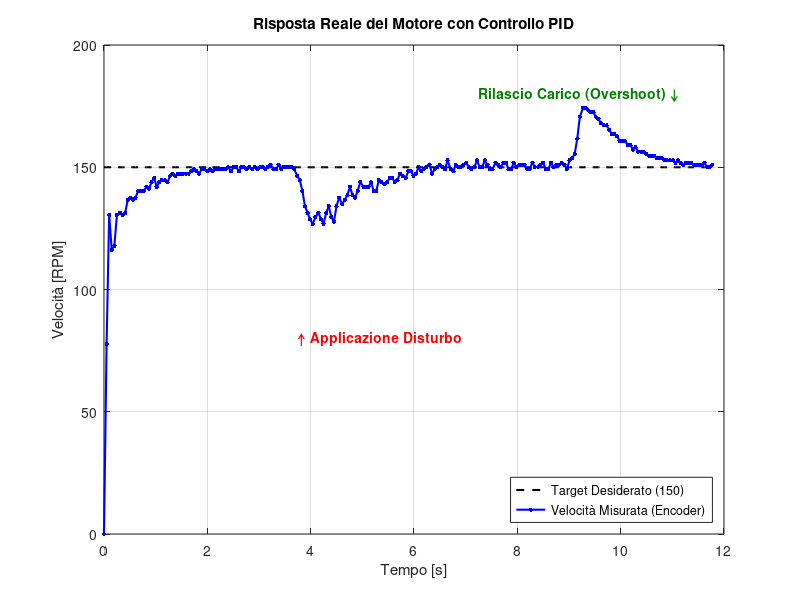

MATLAB code for this plot:
%% ANALISI DATI SPERIMENTALI - CONTROLLO PID
clear; close all; clc;

% 1. INSERIMENTO DATI
dati = [
    1.00,150.00,0.00
    1.05,150.00,77.74
    1.10,150.00,130.45
    1.15,150.00,116.16
    1.20,150.00,117.94
    1.25,150.00,130.45
    1.31,150.00,131.35
    1.36,150.00,130.45
    1.41,150.00,131.35
    1.46,150.00,136.71
    1.51,150.00,137.60
    1.56,150.00,136.71
    1.61,150.00,137.60
    1.66,150.00,140.28
    1.72,150.00,140.28
    1.77,150.00,140.28
    1.82,150.00,142.07
    1.87,150.00,141.18
    1.92,150.00,143.86
    1.97,150.00,145.64
    2.02,150.00,142.07
    2.07,150.00,143.86
    2.12,150.00,144.75
    2.18,150.00,144.75
    2.23,150.00,143.86
    2.28,150.00,146.54
    2.33,150.00,147.43
    2.38,150.00,146.54
    2.43,150.00,147.43
    2.48,150.00,147.43
    2.53,150.00,147.43
    2.59,150.00,147.43
    2.64,150.00,147.43
    2.69,150.00,148.32
    2.74,150.00,149.22
    2.79,150.00,148.32
    2.84,150.00,147.43
    2.89,150.00,149.22
    2.94,150.00,149.22
    3.00,150.00,148.32
    3.05,150.00,149.22
    3.10,150.00,148.32
    3.15,150.00,149.22
    3.20,150.00,149.22
    3.25,150.00,149.22
    3.30,150.00,149.22
    3.35,150.00,149.22
    3.40,150.00,150.11
    3.46,150.00,148.32
    3.51,150.00,150.11
    3.56,150.00,150.11
    3.61,150.00,148.32
    3.66,150.00,150.11
    3.71,150.00,150.11
    3.76,150.00,149.22
    3.81,150.00,150.11
    3.87,150.00,149.22
    3.92,150.00,150.11
    3.97,150.00,149.22
    4.02,150.00,150.11
    4.07,150.00,150.11
    4.12,150.00,149.22
    4.17,150.00,150.11
    4.22,150.00,151.01
    4.28,150.00,149.22
    4.33,150.00,149.22
    4.38,150.00,151.01
    4.43,150.00,149.22
    4.48,150.00,150.11
    4.53,150.00,150.11
    4.58,150.00,150.11
    4.63,150.00,150.11
    4.68,150.00,149.22
    4.74,150.00,146.54
    4.79,150.00,144.75
    4.84,150.00,140.28
    4.89,150.00,134.03
    4.94,150.00,131.35
    4.99,150.00,128.67
    5.04,150.00,126.88
    5.09,150.00,129.56
    5.15,150.00,131.35
    5.20,150.00,128.67
    5.25,150.00,126.88
    5.30,150.00,131.35
    5.35,150.00,134.03
    5.40,150.00,129.56
    5.45,150.00,127.77
    5.50,150.00,134.03
    5.55,150.00,137.60
    5.61,150.00,134.92
    5.66,150.00,136.71
    5.71,150.00,138.50
    5.76,150.00,142.07
    5.81,150.00,138.50
    5.86,150.00,137.60
    5.91,150.00,140.28
    5.96,150.00,143.86
    6.02,150.00,142.07
    6.07,150.00,142.07
    6.12,150.00,142.07
    6.17,150.00,143.86
    6.22,150.00,140.28
    6.27,150.00,140.28
    6.32,150.00,144.75
    6.37,150.00,143.86
    6.43,150.00,142.96
    6.48,150.00,143.86
    6.53,150.00,145.64
    6.58,150.00,145.64
    6.63,150.00,143.86
    6.68,150.00,144.75
    6.73,150.00,147.43
    6.78,150.00,146.54
    6.84,150.00,145.64
    6.89,150.00,148.32
    6.94,150.00,148.32
    6.99,150.00,146.54
    7.04,150.00,147.43
    7.09,150.00,150.11
    7.14,150.00,148.32
    7.19,150.00,149.22
    7.24,150.00,150.11
    7.30,150.00,151.01
    7.35,150.00,147.43
    7.40,150.00,149.22
    7.45,150.00,150.11
    7.50,150.00,151.01
    7.55,150.00,150.11
    7.60,150.00,149.22
    7.65,150.00,152.79
    7.71,150.00,149.22
    7.76,150.00,148.32
    7.81,150.00,151.01
    7.86,150.00,150.11
    7.91,150.00,150.11
    7.96,150.00,151.01
    8.01,150.00,151.90
    8.06,150.00,150.11
    8.11,150.00,149.22
    8.17,150.00,150.11
    8.22,150.00,152.79
    8.27,150.00,150.11
    8.32,150.00,150.11
    8.37,150.00,152.79
    8.42,150.00,151.01
    8.47,150.00,149.22
    8.52,150.00,149.22
    8.58,150.00,151.90
    8.63,150.00,151.01
    8.68,150.00,150.11
    8.73,150.00,151.90
    8.78,150.00,151.90
    8.83,150.00,149.22
    8.88,150.00,149.22
    8.93,150.00,151.90
    8.98,150.00,150.11
    9.04,150.00,151.01
    9.09,150.00,151.01
    9.14,150.00,151.01
    9.19,150.00,149.22
    9.24,150.00,149.22
    9.29,150.00,151.90
    9.34,150.00,150.11
    9.40,150.00,150.11
    9.45,150.00,151.01
    9.50,150.00,151.90
    9.55,150.00,149.22
    9.60,150.00,149.22
    9.65,150.00,151.90
    9.70,150.00,150.11
    9.75,150.00,151.01
    9.80,150.00,151.01
    9.86,150.00,151.90
    9.91,150.00,151.01
    9.96,150.00,149.22
    10.01,150.00,152.79
    10.06,150.00,153.69
    10.11,150.00,155.47
    10.16,150.00,161.73
    10.21,150.00,170.66
    10.27,150.00,174.24
    10.32,150.00,174.24
    10.37,150.00,173.34
    10.42,150.00,172.45
    10.47,150.00,172.45
    10.52,150.00,170.66
    10.57,150.00,169.77
    10.62,150.00,167.98
    10.68,150.00,167.09
    10.73,150.00,167.09
    10.78,150.00,165.30
    10.83,150.00,163.51
    10.88,150.00,163.51
    10.93,150.00,162.62
    10.98,150.00,160.83
    11.03,150.00,160.83
    11.08,150.00,160.83
    11.14,150.00,159.05
    11.19,150.00,159.05
    11.24,150.00,157.26
    11.29,150.00,158.15
    11.34,150.00,156.37
    11.39,150.00,156.37
    11.44,150.00,156.37
    11.49,150.00,155.47
    11.55,150.00,154.58
    11.60,150.00,154.58
    11.65,150.00,154.58
    11.70,150.00,153.69
    11.75,150.00,153.69
    11.80,150.00,153.69
    11.85,150.00,152.79
    11.90,150.00,152.79
    11.96,150.00,152.79
    12.01,150.00,152.79
    12.06,150.00,151.90
    12.11,150.00,152.79
    12.16,150.00,151.90
    12.21,150.00,151.01
    12.26,150.00,151.90
    12.31,150.00,151.90
    12.36,150.00,151.90
    12.42,150.00,151.01
    12.47,150.00,151.01
    12.52,150.00,151.01
    12.57,150.00,151.01
    12.62,150.00,151.90
    12.67,150.00,150.11
    12.72,150.00,150.11
    12.77,150.00,151.01
];

% 2. ESTRAZIONE E PULIZIA
time = dati(:,1);
time = time - time(1); % Fa partire il grafico da 0 secondi
target = dati(:,2);
rpm_real = dati(:,3);

% 3. PLOT RISULTATI
figure('Name', 'Risposta Sperimentale PID', 'Color', 'w');
plot(time, target, 'k--', 'LineWidth', 1.5); hold on;
plot(time, rpm_real, 'b.-', 'LineWidth', 1.5, 'MarkerSize', 10);
grid on;

% Abbellimenti
title('Risposta Reale del Motore con Controllo PID');
xlabel('Tempo [s]');
ylabel('Velocità [RPM]');
legend('Target Desiderato (150)', 'Velocità Misurata (Encoder)', 'Location', 'SouthEast');
ylim([0 200]);

% --- ETICHETTE AGGIORNATE SUI DATI ---
% 1. Applicazione Disturbo (Inizio grafico)
text(3.74, 80, '\uparrow Applicazione Disturbo', 'Color', 'red', 'FontWeight', 'bold');

% 2. Rilascio e Overshoot (il picco a 9.2s circa)
text(9.2, 180, 'Rilascio Carico (Overshoot) \downarrow', 'Color', [0 0.5 0], 'FontWeight', 'bold', 'HorizontalAlignment', 'center');
